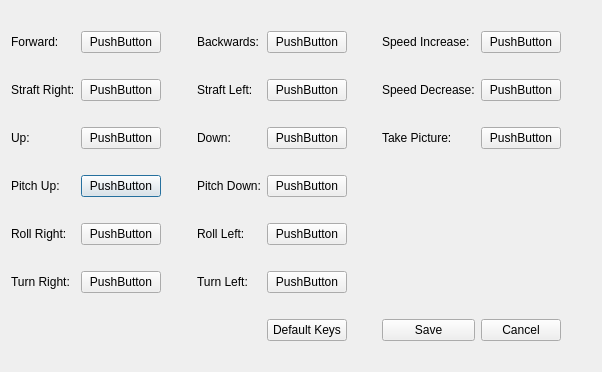
<?xml version="1.0" encoding="UTF-8"?>
<ui version="4.0">
 <class>hotkeysWindow</class>
 <widget class="QDialog" name="hotkeysWindow">
  <property name="geometry">
   <rect>
    <x>0</x>
    <y>0</y>
    <width>602</width>
    <height>372</height>
   </rect>
  </property>
  <property name="windowTitle">
   <string>Dialog</string>
  </property>
  <layout class="QGridLayout" name="gridLayout">
   <item row="3" column="1">
    <widget class="QPushButton" name="pitchUpHotkeyButton">
     <property name="text">
      <string>PushButton</string>
     </property>
    </widget>
   </item>
   <item row="5" column="5">
    <widget class="QPushButton" name="turnLeftHotkeyButton">
     <property name="text">
      <string>PushButton</string>
     </property>
    </widget>
   </item>
   <item row="4" column="5">
    <widget class="QPushButton" name="rollLeftHotkeyButton">
     <property name="text">
      <string>PushButton</string>
     </property>
    </widget>
   </item>
   <item row="5" column="4">
    <widget class="QLabel" name="turnLeftLabel">
     <property name="text">
      <string>Turn Left:</string>
     </property>
    </widget>
   </item>
   <item row="1" column="1">
    <widget class="QPushButton" name="straftRightHotkeyButton">
     <property name="text">
      <string>PushButton</string>
     </property>
    </widget>
   </item>
   <item row="4" column="4">
    <widget class="QLabel" name="rollLeftLabel">
     <property name="text">
      <string>Roll Left:</string>
     </property>
    </widget>
   </item>
   <item row="0" column="3">
    <spacer name="horizontalSpacer">
     <property name="orientation">
      <enum>Qt::Horizontal</enum>
     </property>
     <property name="sizeHint" stdset="0">
      <size>
       <width>40</width>
       <height>20</height>
      </size>
     </property>
    </spacer>
   </item>
   <item row="6" column="8">
    <widget class="QPushButton" name="exitButton">
     <property name="text">
      <string>Cancel</string>
     </property>
    </widget>
   </item>
   <item row="5" column="1">
    <widget class="QPushButton" name="turnRightHotkeyButton">
     <property name="text">
      <string>PushButton</string>
     </property>
    </widget>
   </item>
   <item row="0" column="0">
    <widget class="QLabel" name="forwardLabel">
     <property name="text">
      <string>Forward:</string>
     </property>
    </widget>
   </item>
   <item row="1" column="0">
    <widget class="QLabel" name="straftRightLabel">
     <property name="text">
      <string>Straft Right:</string>
     </property>
    </widget>
   </item>
   <item row="0" column="1">
    <widget class="QPushButton" name="forwardHotkeyButton">
     <property name="text">
      <string>PushButton</string>
     </property>
    </widget>
   </item>
   <item row="3" column="0">
    <widget class="QLabel" name="pitchUpLabel">
     <property name="text">
      <string>Pitch Up:</string>
     </property>
    </widget>
   </item>
   <item row="1" column="7">
    <widget class="QLabel" name="speedDecreaseLabel">
     <property name="text">
      <string>Speed Decrease:</string>
     </property>
    </widget>
   </item>
   <item row="2" column="5">
    <widget class="QPushButton" name="downHotkeyButton">
     <property name="text">
      <string>PushButton</string>
     </property>
    </widget>
   </item>
   <item row="1" column="4">
    <widget class="QLabel" name="straftLeftLabel">
     <property name="text">
      <string>Straft Left:</string>
     </property>
    </widget>
   </item>
   <item row="4" column="0">
    <widget class="QLabel" name="rollRightLabel">
     <property name="text">
      <string>Roll Right:</string>
     </property>
    </widget>
   </item>
   <item row="2" column="4">
    <widget class="QLabel" name="downLabel">
     <property name="text">
      <string>Down:</string>
     </property>
    </widget>
   </item>
   <item row="2" column="7">
    <widget class="QLabel" name="takePictureLabel">
     <property name="text">
      <string>Take Picture:</string>
     </property>
    </widget>
   </item>
   <item row="4" column="1">
    <widget class="QPushButton" name="rollRightHotkeyButton">
     <property name="text">
      <string>PushButton</string>
     </property>
    </widget>
   </item>
   <item row="2" column="8">
    <widget class="QPushButton" name="takePictureHotkeyButtton">
     <property name="text">
      <string>PushButton</string>
     </property>
    </widget>
   </item>
   <item row="0" column="5">
    <widget class="QPushButton" name="backwardsHotkeyButton">
     <property name="text">
      <string>PushButton</string>
     </property>
    </widget>
   </item>
   <item row="0" column="4">
    <widget class="QLabel" name="backwardsLabel">
     <property name="text">
      <string>Backwards:</string>
     </property>
    </widget>
   </item>
   <item row="0" column="6">
    <spacer name="horizontalSpacer_3">
     <property name="orientation">
      <enum>Qt::Horizontal</enum>
     </property>
     <property name="sizeHint" stdset="0">
      <size>
       <width>40</width>
       <height>20</height>
      </size>
     </property>
    </spacer>
   </item>
   <item row="0" column="9">
    <spacer name="horizontalSpacer_2">
     <property name="orientation">
      <enum>Qt::Horizontal</enum>
     </property>
     <property name="sizeHint" stdset="0">
      <size>
       <width>40</width>
       <height>20</height>
      </size>
     </property>
    </spacer>
   </item>
   <item row="0" column="7">
    <widget class="QLabel" name="speedIncreaseLabel">
     <property name="text">
      <string>Speed Increase:</string>
     </property>
    </widget>
   </item>
   <item row="0" column="8">
    <widget class="QPushButton" name="speedIncreaseHotkeyButton">
     <property name="text">
      <string>PushButton</string>
     </property>
    </widget>
   </item>
   <item row="5" column="0">
    <widget class="QLabel" name="turnRightLabel">
     <property name="text">
      <string>Turn Right:</string>
     </property>
    </widget>
   </item>
   <item row="2" column="0">
    <widget class="QLabel" name="upLabel">
     <property name="text">
      <string>Up:</string>
     </property>
    </widget>
   </item>
   <item row="3" column="4">
    <widget class="QLabel" name="pitchDownLabel">
     <property name="text">
      <string>Pitch Down:</string>
     </property>
    </widget>
   </item>
   <item row="2" column="1">
    <widget class="QPushButton" name="upHotkeyButton">
     <property name="text">
      <string>PushButton</string>
     </property>
    </widget>
   </item>
   <item row="1" column="8">
    <widget class="QPushButton" name="speedDecreaseHotkeyButton">
     <property name="text">
      <string>PushButton</string>
     </property>
    </widget>
   </item>
   <item row="3" column="5">
    <widget class="QPushButton" name="pitchDownHotkeyButton">
     <property name="text">
      <string>PushButton</string>
     </property>
    </widget>
   </item>
   <item row="1" column="5">
    <widget class="QPushButton" name="straftLeftHotkeyButton">
     <property name="text">
      <string>PushButton</string>
     </property>
    </widget>
   </item>
   <item row="6" column="7">
    <widget class="QPushButton" name="pushButton">
     <property name="text">
      <string>Save</string>
     </property>
    </widget>
   </item>
   <item row="6" column="5">
    <widget class="QPushButton" name="defaultKeysButton">
     <property name="text">
      <string>Default Keys</string>
     </property>
    </widget>
   </item>
  </layout>
 </widget>
 <resources/>
 <connections>
  <connection>
   <sender>exitButton</sender>
   <signal>pressed()</signal>
   <receiver>hotkeysWindow</receiver>
   <slot>close()</slot>
   <hints>
    <hint type="sourcelabel">
     <x>519</x>
     <y>324</y>
    </hint>
    <hint type="destinationlabel">
     <x>441</x>
     <y>326</y>
    </hint>
   </hints>
  </connection>
 </connections>
</ui>
